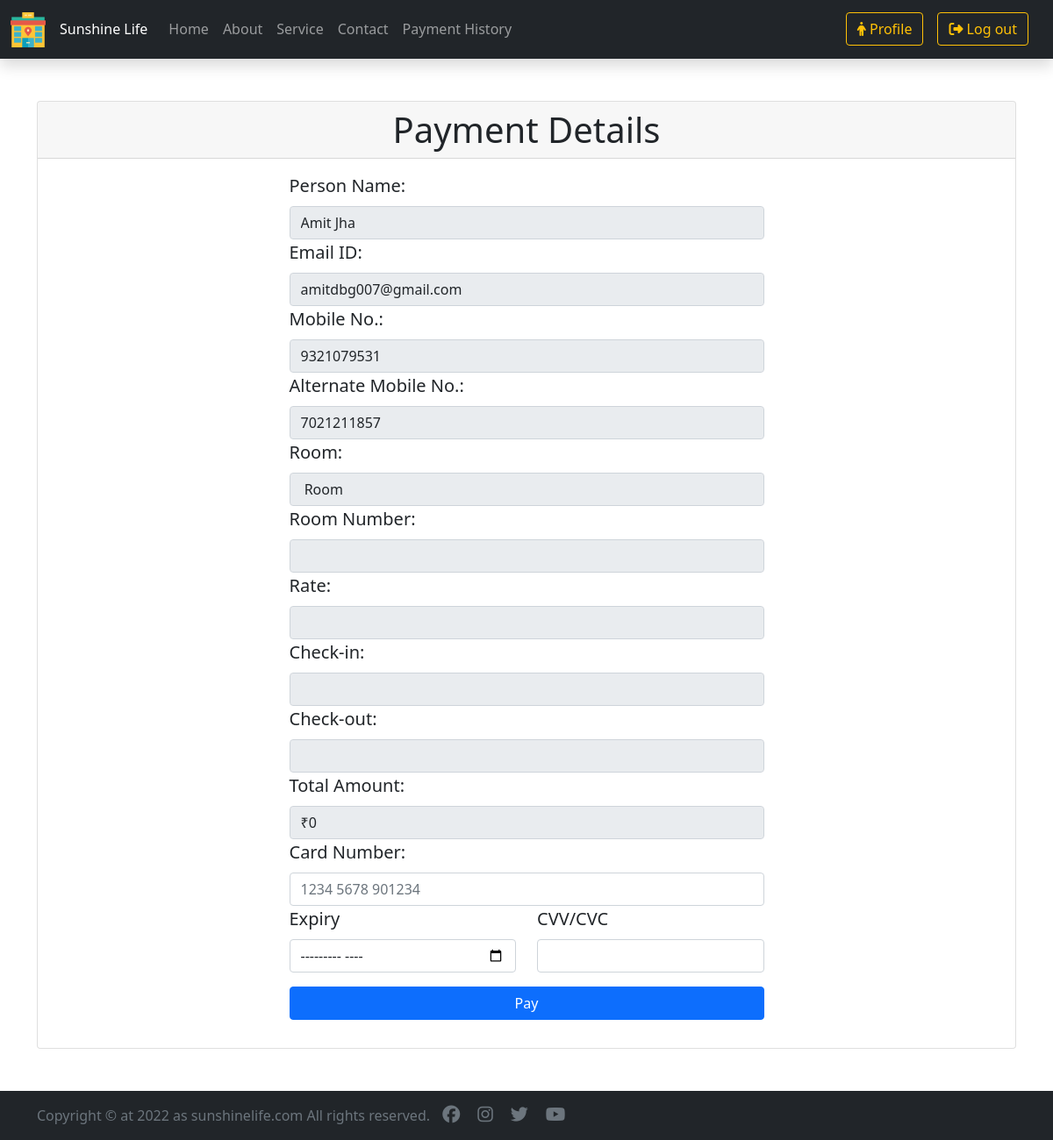
The app's page /payment.php (signed in) with its own data.
### tables this page shows
CREATE TABLE `registration_form` (
  `sr_no` int(11) NOT NULL,
  `first_name` varchar(11) NOT NULL,
  `last_name` varchar(11) NOT NULL,
  `mobile_number` varchar(50) NOT NULL,
  `alternate_mobile_number` varchar(50) NOT NULL,
  `email_id` varchar(50) NOT NULL,
  `residential_address` text NOT NULL,
  `permanent_address` text NOT NULL,
  `aadhaar_card_number` varchar(12) NOT NULL,
  `user_password` varchar(15) NOT NULL,
  `confirm_password` varchar(15) NOT NULL
);

### payment.php (the view, shortened to what this page needs)
<?php
    include "includes/header.php";
    include "conn.php";
    $room_number = $_POST['room_no'];
    $room_type = $_POST['room_type'];
    $room_rate = $_POST['room_rate'];
    $email_id = $_SESSION['email_id'];
    $sql_user_email_id = "SELECT * FROM `registration_form` WHERE `email_id` = '$email_id'";
    $result = $conn->query($sql_user_email_id);
    if($result->num_rows == 1) {
        $rows2 = $result->fetch_assoc();
        $user_name = $rows2['first_name']." ".$rows2['last_name'];
        $user_email_id = $rows2['email_id'];
        $user_mobile_number = $rows2['mobile_number'];
        $user_alternate_mobile_number = $rows2['alternate_mobile_number'];
    }
?>
<div class="container my-5">
    <div class="card text-center">
        <h1 class="card-header">
            Payment Details
        </h1>
        <div class="card-body d-flex justify-content-center">
            <div class="w-50">
                <form action="payment.php" method="post" class="text-start">
                    <label for="person_name" class="form-label fs-5">Person Name:</label>
                    <input type="text" class="form-control" id="person_name" name="person_name"
                        value="<?php echo $user_name?>" readonly>
                    <label for="email_id" class="form-label fs-5">Email ID:</label>
                    <input type="email" class="form-control" id="email_id" name="email_id"
                        value="<?php echo $user_email_id?>" readonly>
                    <label for="mobile_number" class="form-label fs-5">Mobile No.:</label>
                    <input type="text" class="form-control" id="mobile_number" name="mobile_number"
                        value="<?php echo $user_mobile_number?>" readonly>
                    <label for="alternate_mobile_number" class="form-label fs-5">Alternate Mobile No.:</label>
                    <input type="text" class="form-control" id="alternate_mobile_number" name="alternate_mobile_number"
                        value="<?php echo $user_alternate_mobile_number?>" readonly>
                    <label for="room_type" class="form-label fs-5">Room:</label>
                    <input type="text" id="room_type" name="room_type" class="form-control" value="<?php echo $room_type." Room";?>" readonly>
                    <label for="room_no" class="form-label fs-5">Room Number:</label>
                    <input type="text" id="room_no" name="room_no" class="form-control" value="<?php echo $room_number;?>" readonly>
                    <label for="room_rate" class="form-label fs-5">Rate:</label>
                    <input type="text" id="room_rate" name="room_rate" class="form-control" value="<?php echo $room_rate;?>" readonly>
                    <label for="check_in_value" class="form-label fs-5">Check-in:</label>
                    <input type="text" class="form-control" id="check_in_value" name="check_in_value"
                        value="<?php echo $check_in_value?>" readonly>
                    <label for="check_out_value" class="form-label fs-5">Check-out:</label>
                    <input type="text" class="form-control" id="check_out_value" name="check_out_value"
                        value="<?php echo $check_out_value?>" readonly>
                    <label for="total_amount" class="form-label fs-5">Total Amount:</label>
                    <input type="text" id="total_amount" name="total_amount" class="form-control" value="<?php echo "&#8377;".((1 + $dateDiff) * $room_rate);?>" readonly>
                    <label for="card_number" class="form-label fs-5">Card Number:</label>
                    <input type="text" class="form-control" id="card_number" name="card_number"
                        placeholder="1234 5678 901234" maxlength="16">
                    <div class="row">
                        <div class="col-6">
                            <label for="expiry" class="form-label fs-5">Expiry</label>
                            <input type="month" id="expiry" name="expiry" class="form-control">
                        </div>
                        <div class="col-6">
                            <label for="cvv_or_cvc" class="form-label fs-5">CVV/CVC</label>
                            <input type="text" id="cvv_or_cvc" name="cvv_or_cvc" class="form-control" maxlength="3">
                        </div>
                    </div>
                    <div class="d-grid gap-2 my-3">
                        <input type="submit" id="pay" class="btn btn-primary" value="Pay">
                    </div>
                </form>
            </div>
        </div>
    </div>
</div>
<?php
    include "includes/footer.php";
?>

### records on screen
registration_form: person_name "Amit Jha", email_id "amitdbg007@gmail.com", mobile_number "9321079531", alternate_mobile_number "7021211857"
